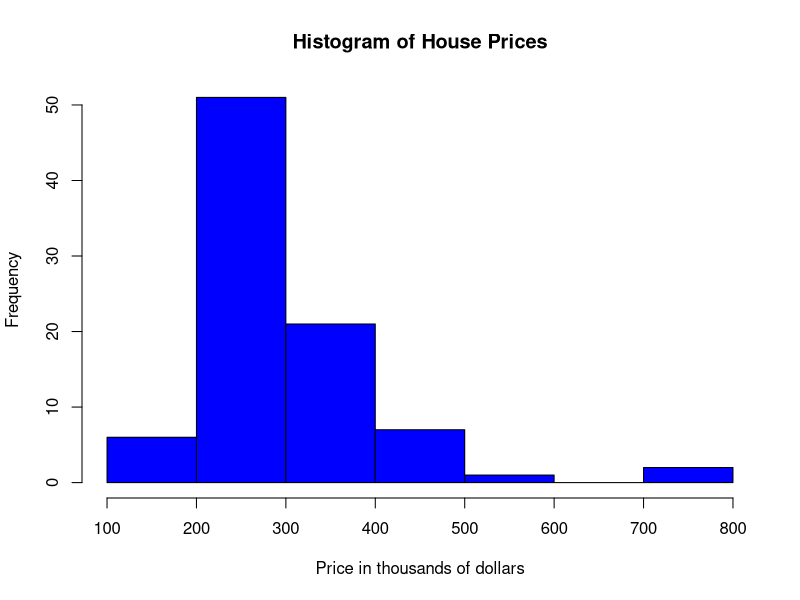
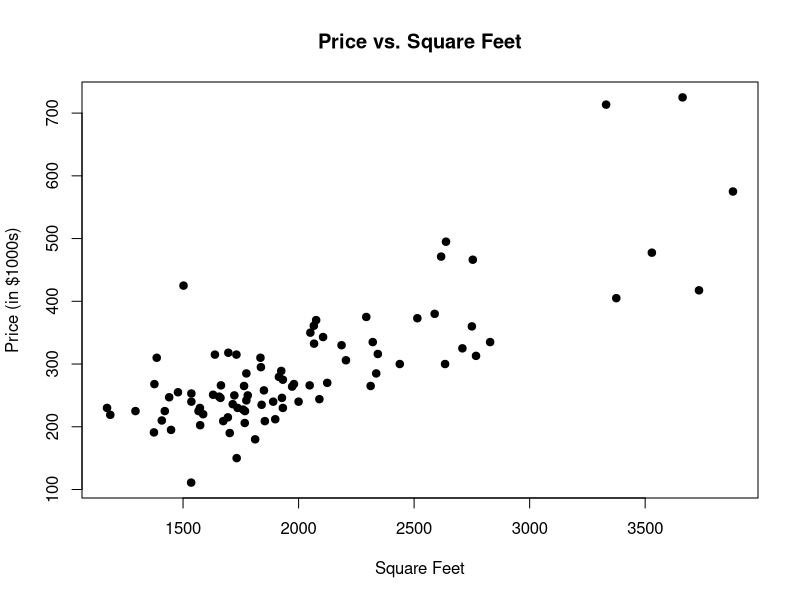
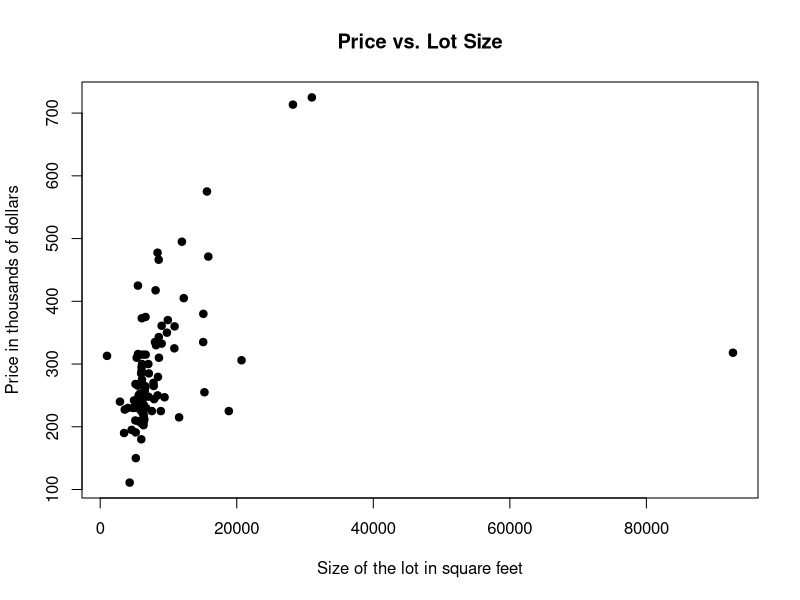
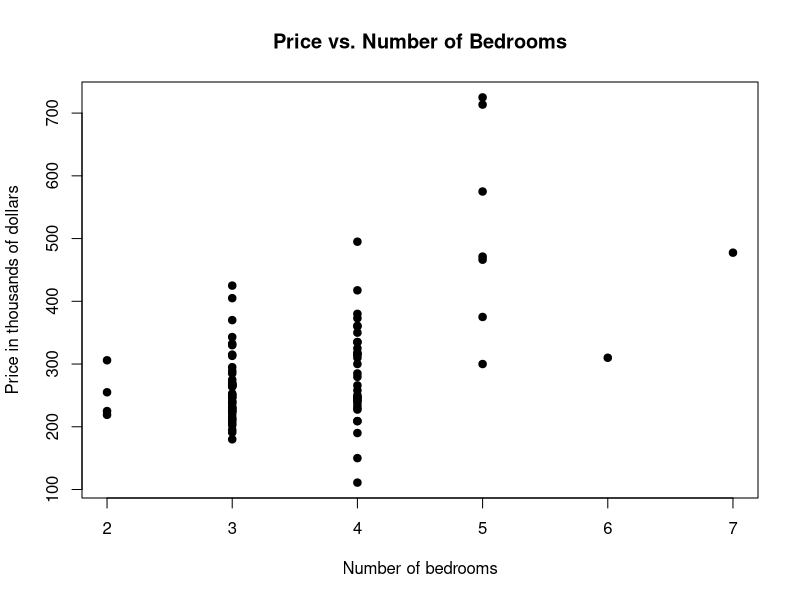
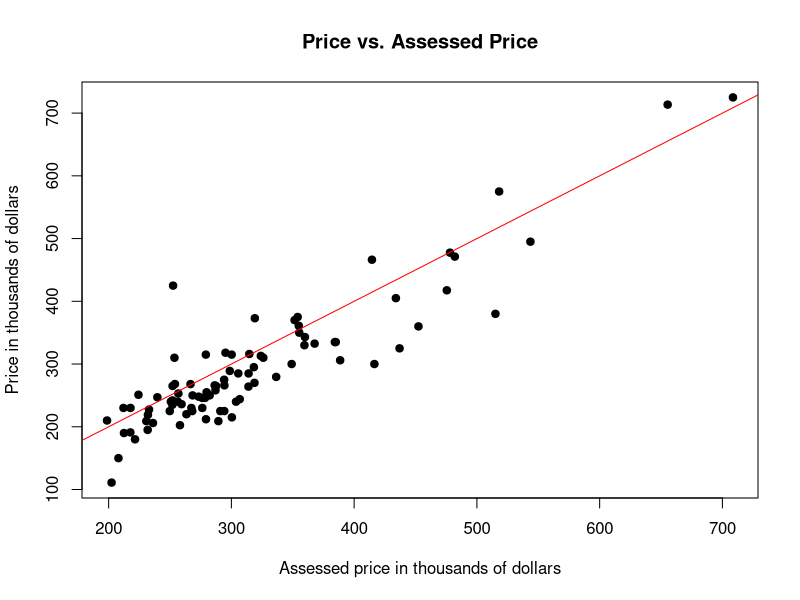
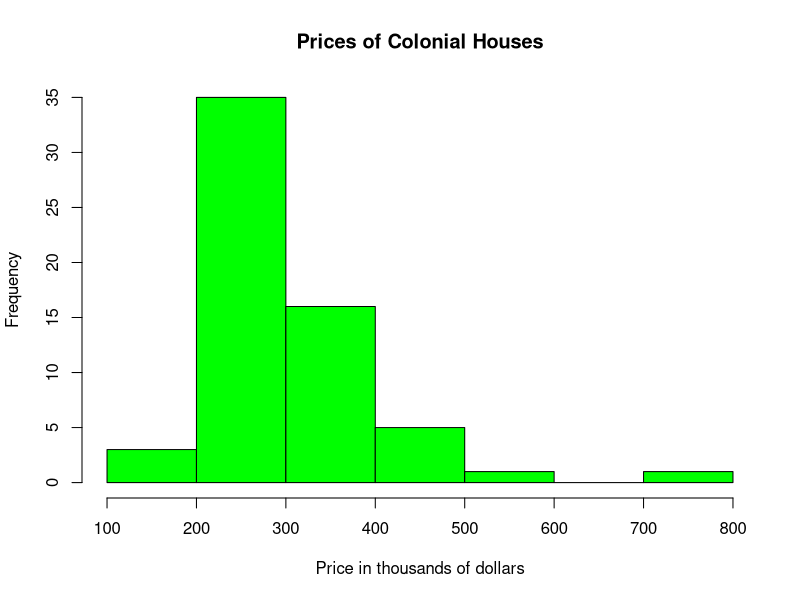
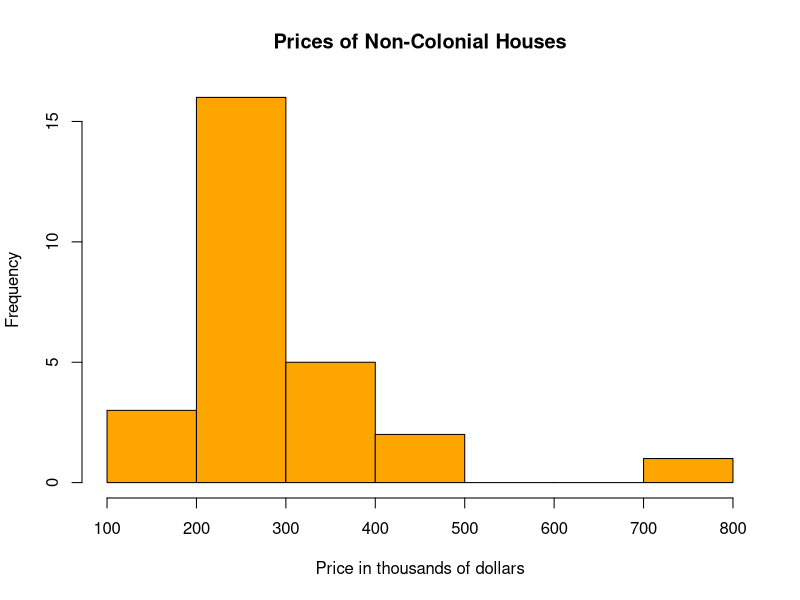
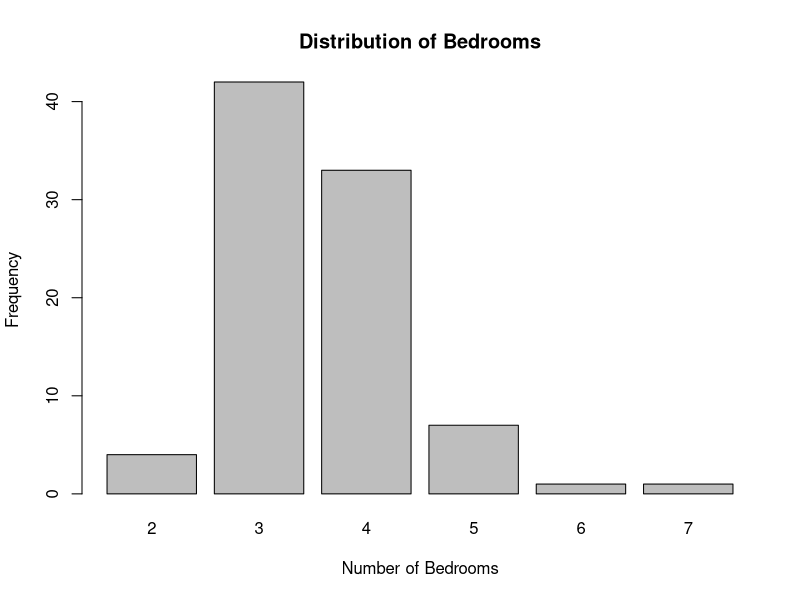

Reproduce these figures in R, in order.
## ---- chunk 1
knitr::opts_chunk$set(echo = TRUE)
options(repos = c(CRAN = "https://cloud.r-project.org/"))
## ---- chunk 2
install.packages("readxl")

# Load the package into R
library(readxl)

## ---- chunk 3
# Load the dataset
housing_data <- read_excel("housing.xls")
## ---- chunk 4
# Plotting histogram of price
hist(housing_data$price, main="Histogram of House Prices", xlab="Price in thousands of dollars", col="blue", border="black")
## ---- chunk 5
# Plotting price vs. square feet
plot(housing_data$sqrft, housing_data$price, main="Price vs. Square Feet", xlab="Square Feet", ylab="Price (in $1000s)", pch=19)
## ---- chunk 6
# Plotting price vs. lot size
plot(housing_data$lotsize, housing_data$price, main="Price vs. Lot Size", xlab="Size of the lot in square feet", ylab="Price in thousands of dollars", pch=19)
## ---- chunk 7
# Plotting price vs. number of bedrooms
plot(housing_data$bdrms, housing_data$price, main="Price vs. Number of Bedrooms", xlab="Number of bedrooms", ylab="Price in thousands of dollars", pch=19)
## ---- chunk 8
# Plotting price vs. assessed price
plot(housing_data$assess, housing_data$price, main="Price vs. Assessed Price", xlab="Assessed price in thousands of dollars", ylab="Price in thousands of dollars", pch=19)
abline(0, 1, col="red") # Adding a 45-degree line
## ---- chunk 9
# Histogram for prices of colonial houses
hist(housing_data$price[housing_data$colonial == 1], main="Prices of Colonial Houses", xlab="Price in thousands of dollars", col="green", border="black")

# Histogram for prices of non-colonial houses
hist(housing_data$price[housing_data$colonial == 0], main="Prices of Non-Colonial Houses", xlab="Price in thousands of dollars", col="orange", border="black")
## ---- chunk 10
head(housing_data)

summary(housing_data)
## ---- chunk 11
# Standard deviation for all variables
sapply(housing_data, sd, na.rm = TRUE)
## ---- chunk 12
library(e1071)
# Skewness of the price distribution
skewness_price <- skewness(housing_data$price)
print(paste("Skewness of Price: ", skewness_price))
## ---- chunk 13
mean_price <- mean(housing_data$price)
median_price <- median(housing_data$price)
print(paste("Mean Price: ", mean_price))
print(paste("Median Price: ", median_price))
## ---- chunk 14
sd_price <- sd(housing_data$price)
print(paste("Standard Deviation of Price: ", sd_price))
## ---- chunk 15
table(housing_data$bdrms)
barplot(table(housing_data$bdrms), main="Distribution of Bedrooms", xlab="Number of Bedrooms", ylab="Frequency")
## ---- chunk 16
mean_price_colonial <- mean(housing_data$price[housing_data$colonial == 1])
mean_price_noncolonial <- mean(housing_data$price[housing_data$colonial == 0])
print(paste("Mean Price - Colonial: ", mean_price_colonial))
print(paste("Mean Price - Non-Colonial: ", mean_price_noncolonial))
## ---- chunk 17
var_price_colonial <- var(housing_data$price[housing_data$colonial == 1])
var_price_noncolonial <- var(housing_data$price[housing_data$colonial == 0])
print(paste("Variance of Price - Colonial: ", var_price_colonial))
print(paste("Variance of Price - Non-Colonial: ", var_price_noncolonial))
## ---- chunk 18
mean_bdrms_colonial <- mean(housing_data$bdrms[housing_data$colonial == 1])
mean_bdrms_noncolonial <- mean(housing_data$bdrms[housing_data$colonial == 0])
print(paste("Mean Bedrooms - Colonial: ", mean_bdrms_colonial))
print(paste("Mean Bedrooms - Non-Colonial: ", mean_bdrms_noncolonial))
